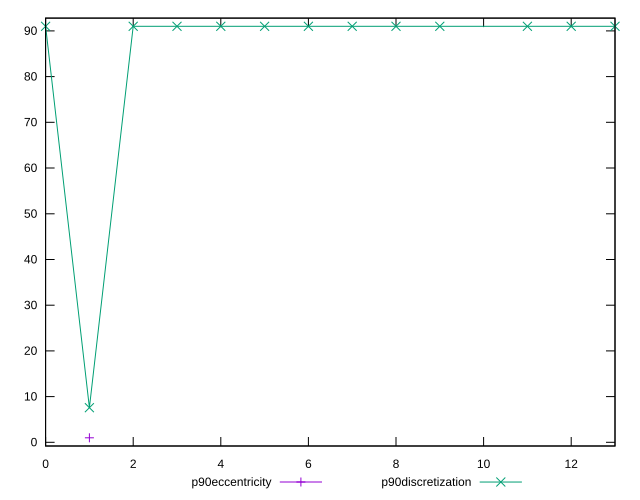

Generate this figure with gnuplot:
reset

$p90Eccentricity <<EOF
1 1.0000000000000013
EOF

$p90Discretization <<EOF
0 91
1 7.583333333333333
2 91
3 91
4 91
5 91
6 91
7 91
8 91
9 91
11 91
12 91
13 91
EOF

set key outside below
set xrange [0:13]
set yrange [-0.7999999999999987:92.8]
set terminal svg size 640, 500 enhanced background rgb 'white'
set output "report_00007_2020-12-11T15:55:29.892Z/uses-rel-preconnect/progression/eccentricity.svg"

plot $p90Eccentricity title "p90eccentricity" with linespoints, \
     $p90Discretization title "p90discretization" with linespoints

reset
